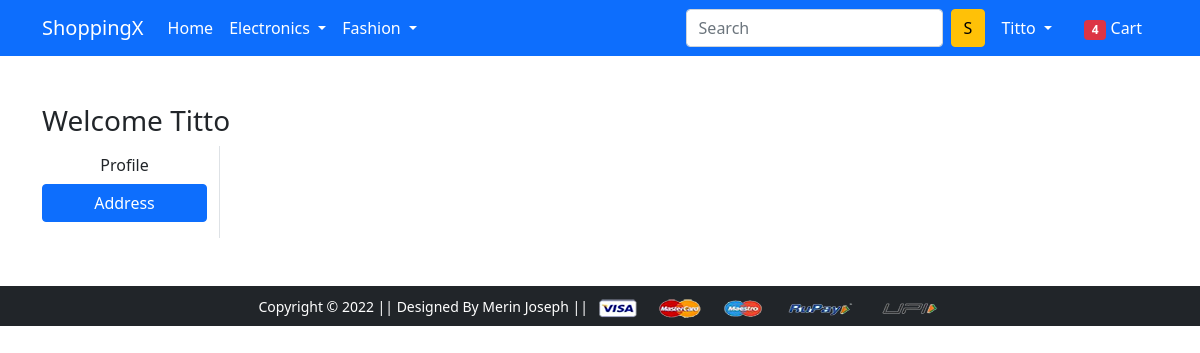
Before: /address/ (signed in) with the older database file.
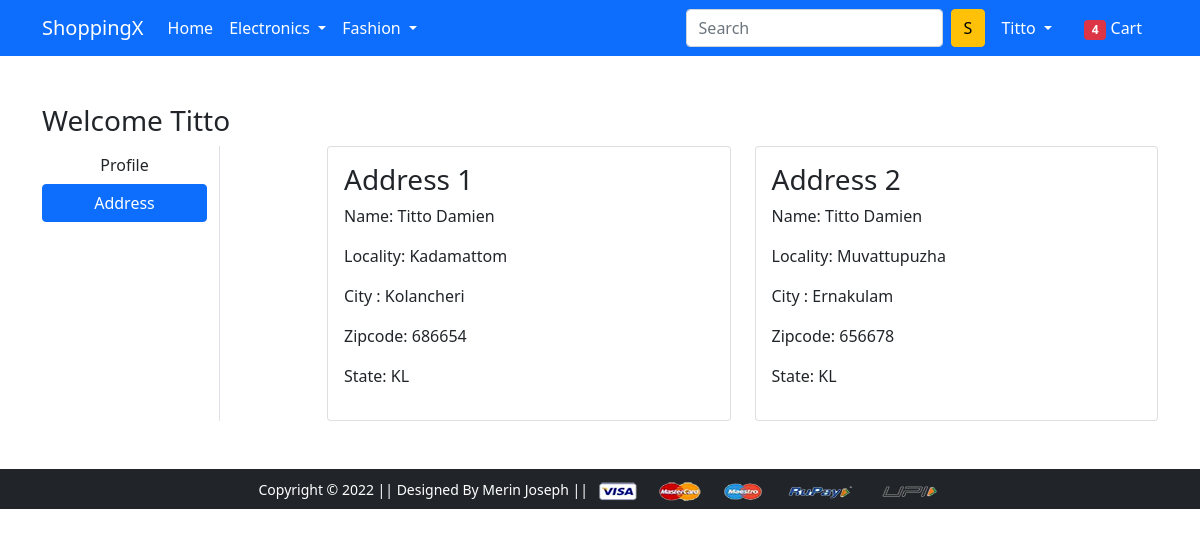
After: the same page with the newer database file.
### app/models.py (models this page shows, shortened)
class Customer(models.Model):
    user = models.ForeignKey(User, on_delete=models.CASCADE)
    name = models.CharField(max_length=255)
    locality = models.CharField(max_length=255)
    city = models.CharField(max_length=255)
    zipcode = models.IntegerField(max_length=10)
    state = models.CharField(choices=STATE_CHOICES, max_length=255)

### app/views.py (the view)
# urls.py: path('address/', address, name='address'),
def address(request):
    add=Customer.objects.filter(user=request.user)
    return render(request, 'app/address.html',{'add':add,'active':'btn-primary'})

### app/templates/app/address.html (shortened to what this page needs)
{% extends 'app/base.html' %}
{% load static %}
{% block main-content %}
<div class="container my-5">
    <div class="row">
        <h3>Welcome <span class="text-capitalize">{{request.user}}</span></h3>
        <div class="col-sm-2 border-end">
            <ul class="list-unstyled">
                <li class="d-grid"><a href="{% url 'profile' %}" class="btn">Profile</a></li>
                <li class="d-grid"><a href="{% url 'address' %}" class="btn {{active}} ">Address</a></li>
            </ul>
        </div>
        <div class="col-sm-9 offset-sm-1">
            <div class="row">
              {% for ad in add %}
                <div class="col-sm-6">
                    <div class="card">
                        <div class="card-body">
                            <h3>Address {{forloop.counter}} </h3>
                            <p>Name:  {{ad.name}} </p>
                            <p>Locality: {{ad.locality}}</p>
                            <p>City : {{ad.city}}</p>
                            <p>Zipcode: {{ad.zipcode}}</p>
                            <p>State: {{ad.state}}</p>
                        </div>
                    </div>
                </div>
              {% endfor %}
            </div>
        </div>
    </div>
</div>
{% endblock main-content %}

### app/templates/app/base.html (shortened to what this page needs)
<!doctype html>
{% load static %}
<html lang="en">
<head>
    <link href="https://cdn.jsdelivr.net/npm/bootstrap@5.0.0-beta1/dist/css/bootstrap.min.css" rel="stylesheet"
>
    <link rel="stylesheet" href="{% static 'app/css/owl.carousel.min.css' %}">
    <link rel="stylesheet" href="{% static 'app/css/all.min.css' %}">
    <link rel="stylesheet" href="{% static 'app/css/style.css' %}">
</head>
<body>
<nav class="navbar navbar-expand-lg navbar-dark bg-primary">
    <div class="container">
        <a class="navbar-brand" href="/">ShoppingX</a>
        <div class="collapse navbar-collapse" id="navbarSupportedContent">
            <ul class="navbar-nav me-auto mb-2 mb-lg-0">
                <li class="nav-item">
                    <a class="nav-link active" aria-current="page" href="/">Home</a>
                </li>
                <li class="nav-item dropdown">
                    <a class="nav-link dropdown-toggle text-white" href="#" id="electronicsDropdown" role="button"
                       data-bs-toggle="dropdown" aria-expanded="false">
                        Electronics
                    </a>
                </li>
                <li class="nav-item dropdown">
                    <a class="nav-link dropdown-toggle text-white" href="#" id="fashionDropdown" role="button"
                       data-bs-toggle="dropdown" aria-expanded="false">
                        Fashion
                    </a>
                </li>
            </ul>
            <form class="d-flex">
                <input class="form-control me-2" type="search" placeholder="Search" aria-label="Search">
                <button class="btn btn-warning" type="submit">S</button>
            </form>
            <div>
                <ul class="navbar-nav me-auto mb-2 mb-lg-0">
                    {% if request.user.is_authenticated %}
                    <li class="nav-item dropdown mx-2">
                        <a class="nav-link dropdown-toggle text-white" href="#" id="profileDropdown" role="button"
                           data-bs-toggle="dropdown" aria-expanded="false">
                            {{request.user.username|capfirst}}
                        </a>
                    </li>
                    <li class="nav-item mx-2">
                        <a href="{% url 'showcart' %}" class="nav-link text-white"><span
                                class="badge bg-danger">4</span> Cart </a>
                    </li>
                    {% endif %}
                </ul>
            </div>
        </div>
    </div>
</nav>
{% block main-content %} {% endblock main-content %}
<footer class="container-fluid bg-dark text-center p-2 mt-5">
    <small class="text-white">Copyright &copy; 2022 || Designed By Merin Joseph || </small>
    <img src="{% static 'app/images/payment.png' %}" alt="" srcset="" class="img-fluid" height="2px">
</footer>
</body>
</html>

Changed rows visible on the page:
added Customer: name "Titto Damien", locality "Kadamattom", city "Kolancheri", zipcode "686654", state "KL"
added Customer: name "Titto Damien", locality "Muvattupuzha", city "Ernakulam", zipcode "656678", state "KL"
